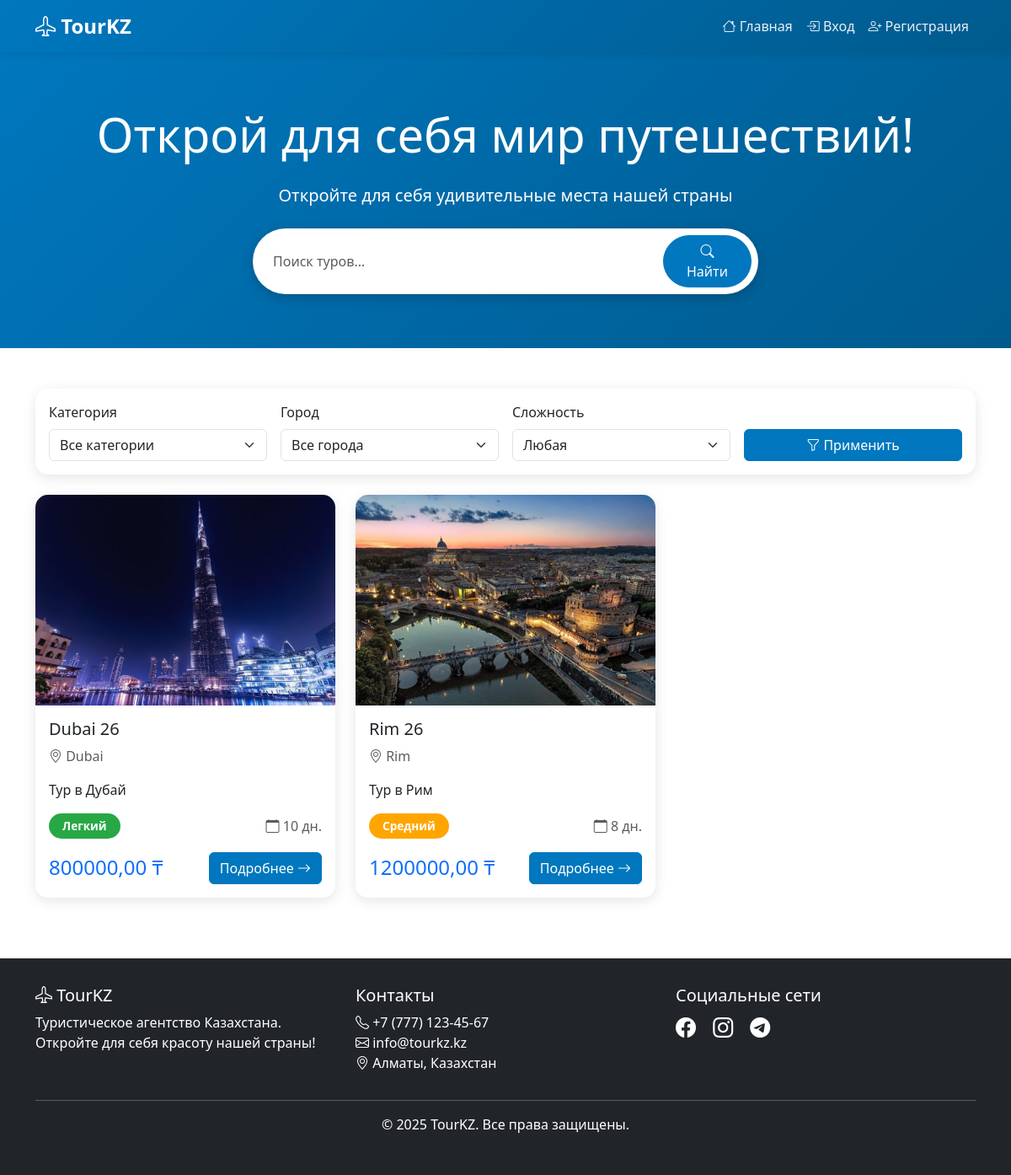
The page / on the database its author committed.
### bookings/models.py (models this page shows, shortened)
class Tour(models.Model):
    DIFFICULTY_CHOICES = [
        ('easy', 'Легкий'),
        ('medium', 'Средний'),
        ('hard', 'Сложный'),
    ]
    name = models.CharField(max_length=200, verbose_name='Название тура')
    description = models.TextField(verbose_name='Описание')
    category = models.ForeignKey(TourCategory, on_delete=models.PROTECT, related_name='tours', verbose_name='Категория')
    destination_city = models.ForeignKey(City, on_delete=models.PROTECT, related_name='tours', verbose_name='Город назначения')
    duration_days = models.PositiveIntegerField(validators=[MinValueValidator(1)], verbose_name='Длительность (дней)')
    price = models.DecimalField(max_digits=10, decimal_places=2, validators=[MinValueValidator(0)], verbose_name='Цена (тенге)')
    max_participants = models.PositiveIntegerField(validators=[MinValueValidator(1)], verbose_name='Макс. участников')
    difficulty = models.CharField(max_length=10, choices=DIFFICULTY_CHOICES, default='medium', verbose_name='Сложность')
    image = models.ImageField(upload_to='tours/', blank=True, null=True, verbose_name='Изображение')
    is_active = models.BooleanField(default=True, verbose_name='Активен')
    created_at = models.DateTimeField(auto_now_add=True, verbose_name='Создан')
    updated_at = models.DateTimeField(auto_now=True, verbose_name='Обновлен')
    class Meta:
        verbose_name = 'Тур'
        verbose_name_plural = 'Туры'
        ordering = ['-created_at']
        indexes = [
            models.Index(fields=['destination_city', 'is_active']),
            models.Index(fields=['category', 'is_active']),
        ]

class City(models.Model):
    name = models.CharField(max_length=100, unique=True, verbose_name='Название города')
    country = models.CharField(max_length=100, default='Казахстан', verbose_name='Страна')
    description = models.TextField(blank=True, verbose_name='Описание')
    class Meta:
        verbose_name = 'Город'
        verbose_name_plural = 'Города'
        ordering = ['name']

### bookings/views.py (the view)
# urls.py: path('', views.index, name='index'),
def index(request):
    search_query = request.GET.get('search', '')
    category_filter = request.GET.get('category', '')
    city_filter = request.GET.get('city', '')
    difficulty_filter = request.GET.get('difficulty', '')
    tours = Tour.objects.filter(is_active=True).select_related('category', 'destination_city')
    if search_query:
        tours = tours.filter(
            Q(name__icontains=search_query) |
            Q(description__icontains=search_query)
        )
    if category_filter:
        tours = tours.filter(category_id=category_filter)
    if city_filter:
        tours = tours.filter(destination_city_id=city_filter)
    if difficulty_filter:
        tours = tours.filter(difficulty=difficulty_filter)
    tours = tours.order_by('-created_at')
    paginator = Paginator(tours, 12)
    page_number = request.GET.get('page')
    page_obj = paginator.get_page(page_number)
    categories = TourCategory.objects.all()
    cities = City.objects.all()
    context = {
        'page_obj': page_obj,
        'categories': categories,
        'cities': cities,
        'search_query': search_query,
        'category_filter': category_filter,
        'city_filter': city_filter,
        'difficulty_filter': difficulty_filter,
    }
    return render(request, 'bookings/index.html', context)

### templates/bookings/index.html (shortened to what this page needs)
{% extends 'base.html' %}
{% block content %}
<div class="hero-section">
    <div class="container text-center">
        <h1 class="display-4 mb-4">Открой для себя мир путешествий!</h1>
        <p class="lead mb-4">Откройте для себя удивительные места нашей страны</p>
        <form method="get" class="search-box d-flex align-items-center mx-auto" style="max-width: 600px;">
            <input type="text" name="search" class="form-control flex-grow-1"
                   placeholder="Поиск туров..." value="{{ search_query }}">
            <button type="submit" class="btn btn-primary rounded-pill px-4 ms-2">
                <i class="bi bi-search"></i> Найти
            </button>
        </form>
    </div>
</div>
<div class="container mb-5">
    <div class="row mb-4">
        <div class="col-md-12">
            <div class="card p-3">
                <form method="get" class="row g-3">
                    <div class="col-md-3">
                        <label class="form-label">Категория</label>
                        <select name="category" class="form-select">
                            <option value="">Все категории</option>
                        </select>
                    </div>
                    <div class="col-md-3">
                        <label class="form-label">Город</label>
                        <select name="city" class="form-select">
                            <option value="">Все города</option>
                        </select>
                    </div>
                    <div class="col-md-3">
                        <label class="form-label">Сложность</label>
                        <select name="difficulty" class="form-select">
                            <option value="">Любая</option>
                        </select>
                    </div>
                    <div class="col-md-3 d-flex align-items-end">
                        <button type="submit" class="btn btn-primary w-100">
                            <i class="bi bi-funnel"></i> Применить
                        </button>
                    </div>
                </form>
            </div>
        </div>
    </div>
    <div class="row">
        {% if page_obj %}
            {% for tour in page_obj %}
                <div class="col-md-4 mb-4">
                    <div class="card h-100">
                        {% if tour.image %}
                            <img src="{{ tour.image.url }}" class="card-img-top" alt="{{ tour.name }}">
                        {% else %}
                            <div class="card-img-top bg-secondary d-flex align-items-center justify-content-center">
                                <i class="bi bi-image text-white" style="font-size: 4rem;"></i>
                            </div>
                        {% endif %}
                        <div class="card-body d-flex flex-column">
                            <h5 class="card-title">{{ tour.name }}</h5>
                            <p class="card-text text-muted">
                                <i class="bi bi-geo-alt"></i> {{ tour.destination_city.name }}
                            </p>
                            <p class="card-text">{{ tour.description|truncatewords:20 }}</p>
                            <div class="mt-auto">
                                <div class="d-flex justify-content-between align-items-center mb-3">
                                    <span class="badge badge-difficulty difficulty-{{ tour.difficulty }}">
                                        {{ tour.get_difficulty_display }}
                                    </span>
                                    <span class="text-muted">
                                        <i class="bi bi-calendar"></i> {{ tour.duration_days }} дн.
                                    </span>
                                </div>
                                <div class="d-flex justify-content-between align-items-center">
                                    <span class="h4 mb-0 text-primary">{{ tour.price }} ₸</span>
                                    <a href="{% url 'tour_detail' tour.id %}" class="btn btn-primary">
                                        Подробнее <i class="bi bi-arrow-right"></i>
                                    </a>
                                </div>
                            </div>
                        </div>
                    </div>
                </div>
            {% endfor %}
        {% else %}
            <div class="col-12 text-center">
                <div class="alert alert-info">
                    <i class="bi bi-info-circle"></i> Туры не найдены. Попробуйте изменить параметры поиска.
                </div>
            </div>
        {% endif %}
    </div>
</div>
{% endblock %}

### templates/base.html (shortened to what this page needs)
<!DOCTYPE html>
<html lang="ru">
<head>
    <link href="https://cdn.jsdelivr.net/npm/bootstrap@5.3.0/dist/css/bootstrap.min.css" rel="stylesheet">
    <link rel="stylesheet" href="https://cdn.jsdelivr.net/npm/bootstrap-icons@1.11.0/font/bootstrap-icons.css">
</head>
<body>
    <nav class="navbar navbar-expand-lg navbar-dark">
        <div class="container">
            <a class="navbar-brand" href="{% url 'index' %}">
                <i class="bi bi-airplane"></i> TourKZ
            </a>
            <div class="collapse navbar-collapse" id="navbarNav">
                <ul class="navbar-nav ms-auto">
                    <li class="nav-item">
                        <a class="nav-link" href="{% url 'index' %}">
                            <i class="bi bi-house"></i> Главная
                        </a>
                    </li>
                    {% if user.is_authenticated %}
                        <li class="nav-item">
                            <a class="nav-link" href="{% url 'my_bookings' %}">
                                <i class="bi bi-calendar-check"></i> Мои бронирования
                            </a>
                        </li>
                        <li class="nav-item">
                            <a class="nav-link" href="{% url 'profile' %}">
                                <i class="bi bi-person"></i> Профиль
                            </a>
                        </li>
                        {% if user.is_staff %}
                            <li class="nav-item">
                                <a class="nav-link" href="{% url 'admin:index' %}">
                                    <i class="bi bi-gear"></i> Админка
                                </a>
                            </li>
                        {% endif %}
                        <li class="nav-item">
                            <a class="nav-link" href="{% url 'logout' %}">
                                <i class="bi bi-box-arrow-right"></i> Выход
                            </a>
                        </li>
                    {% else %}
                        <li class="nav-item">
                            <a class="nav-link" href="{% url 'login' %}">
                                <i class="bi bi-box-arrow-in-right"></i> Вход
                            </a>
                        </li>
                        <li class="nav-item">
                            <a class="nav-link" href="{% url 'register' %}">
                                <i class="bi bi-person-plus"></i> Регистрация
                            </a>
                        </li>
                    {% endif %}
                </ul>
            </div>
        </div>
    </nav>
    <main>
        {% block content %}{% endblock %}
    </main>
    <footer>
        <div class="container">
            <div class="row">
                <div class="col-md-4">
                    <h5><i class="bi bi-airplane"></i> TourKZ</h5>
                    <p>Туристическое агентство Казахстана. Откройте для себя красоту нашей страны!</p>
                </div>
                <div class="col-md-4">
                    <h5>Контакты</h5>
                    <p>
                        <i class="bi bi-telephone"></i> +7 (777) 123-45-67<br>
                        <i class="bi bi-envelope"></i> info@tourkz.kz<br>
                        <i class="bi bi-geo-alt"></i> Алматы, Казахстан
                    </p>
                </div>
                <div class="col-md-4">
                    <h5>Социальные сети</h5>
                    <a href="#" class="text-white me-3"><i class="bi bi-facebook fs-4"></i></a>
                    <a href="#" class="text-white me-3"><i class="bi bi-instagram fs-4"></i></a>
                    <a href="#" class="text-white me-3"><i class="bi bi-telegram fs-4"></i></a>
                </div>
            </div>
            <hr class="bg-light">
            <div class="text-center">
                <p>&copy; 2025 TourKZ. Все права защищены.</p>
            </div>
        </div>
    </footer>
</body>
</html>

### templates/base.html (style rules this page uses)
:root { --primary-color: #0077be; --secondary-color: #ffa500; --success-color: #28a745; --danger-color: #dc3545; --dark-color: #212529; --light-color: #f8f9fa; }
body { font-family: 'Segoe UI', Tahoma, Geneva, Verdana, sans-serif; min-height: 100vh; display: flex; flex-direction: column; }
.navbar { background: linear-gradient(135deg, var(--primary-color), #005a8d); box-shadow: 0 2px 10px rgba(0,0,0,0.1); }
.navbar-brand { font-weight: bold; font-size: 1.5rem; color: white !important; }
.nav-link { color: rgba(255,255,255,0.9) !important; transition: color 0.3s; }
.btn-primary { background-color: var(--primary-color); border-color: var(--primary-color); }
.card { border: none; border-radius: 15px; box-shadow: 0 4px 15px rgba(0,0,0,0.1); transition: transform 0.3s, box-shadow 0.3s; overflow: hidden; }
.card-img-top { height: 250px; object-fit: cover; }
footer { margin-top: auto; background: var(--dark-color); color: white; padding: 2rem 0; }
.hero-section { background: linear-gradient(135deg, var(--primary-color), #005a8d); color: white; padding: 4rem 0; margin-bottom: 3rem; }
.search-box { background: white; border-radius: 50px; padding: 0.5rem; box-shadow: 0 4px 15px rgba(0,0,0,0.2); }
.search-box input { border: none; padding: 0.5rem 1rem; }
.badge-difficulty { padding: 0.5rem 1rem; border-radius: 20px; font-size: 0.85rem; }
.difficulty-easy { background-color: var(--success-color); }
.difficulty-medium { background-color: var(--secondary-color); }

### rows shown on the page
Tour: image (picture), name "Dubai 26", destination_city.name "Dubai", description "Тур в Дубай", difficulty "Легкий", duration_days "10", price "800000,00"
Tour: image (picture), name "Rim 26", destination_city.name "Rim", description "Тур в Рим", difficulty "Средний", duration_days "8", price "1200000,00"
